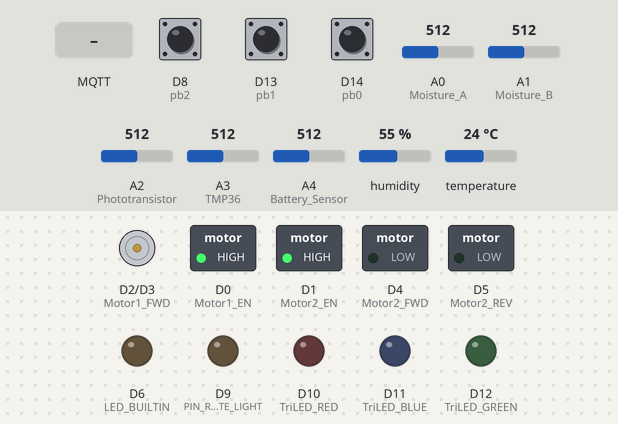
Recording of a sketch running on a simulated Arduino MKR. Shown: motor-driver pin pairs drawn as motors (green arrow = first pin HIGH = forward, orange = second pin HIGH = backward, longer = more drive), switched loads named in the sketch (green lamp = pin HIGH), output pins drawn as LEDs (lit = HIGH). The test bench sets the inputs (shaded band); at power-on: D14 (pb0) HIGH, D13 (pb1) HIGH, D8 (pb2) HIGH, A0 (Moisture_A) = 512, A1 (Moisture_B) = 512, A2 (Phototransistor) = 512, A3 (TMP36) = 512, A4 (Battery_Sensor) = 512, humidity 55 %, temperature 24 °C. WiFi joins after 1.5 s; servers stay silent unless stated; no MQTT or app messages arrive unless stated; not simulated (calls return 0 or success): env.h; names the files do not define were given values by the test bench: AIO_SERVERPORT = 80; what the sketch prints to the serial monitor is not drawn.

Above: at 5.2 s.
5.3 s: MQTT message "1" arrives on the first subscribed topic
At 5.9 s:
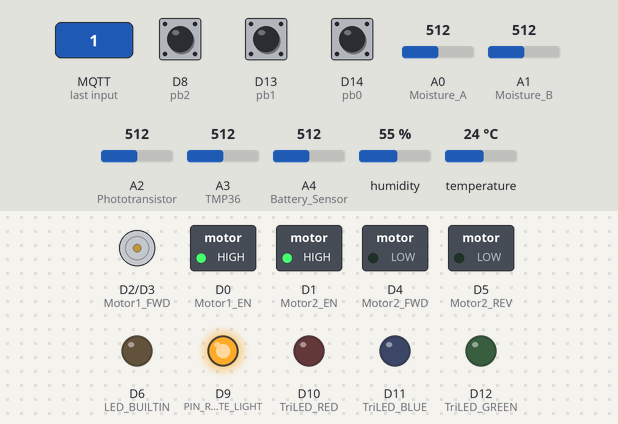
6.8 s: MQTT message "0" arrives on the second subscribed topic
At 7.4 s:
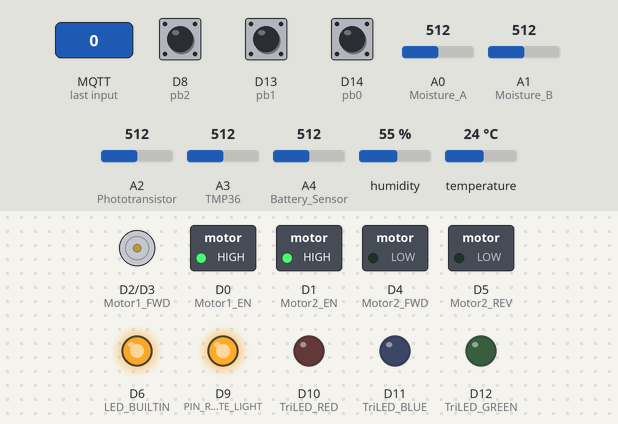
8.3 s: D14 (pb0) pulled LOW for 1 s
At 9.8 s:
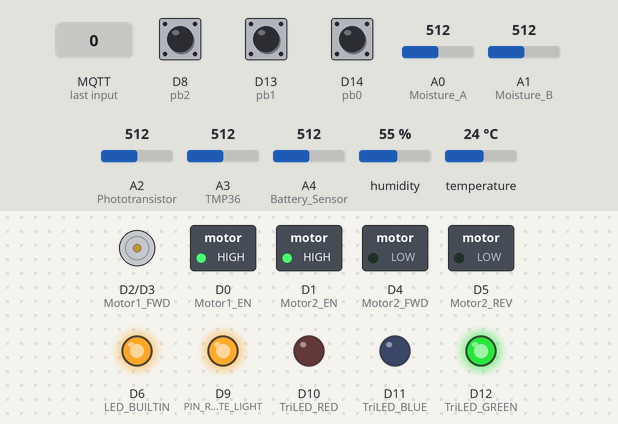
10.8 s: D13 (pb1) pulled LOW for 0.15 s
At 11.5 s:
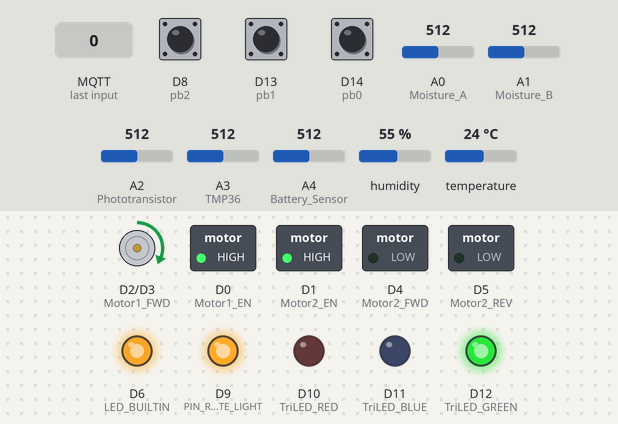
12.5 s: D8 (pb2) pulled LOW for 0.15 s
At 13.9 s:
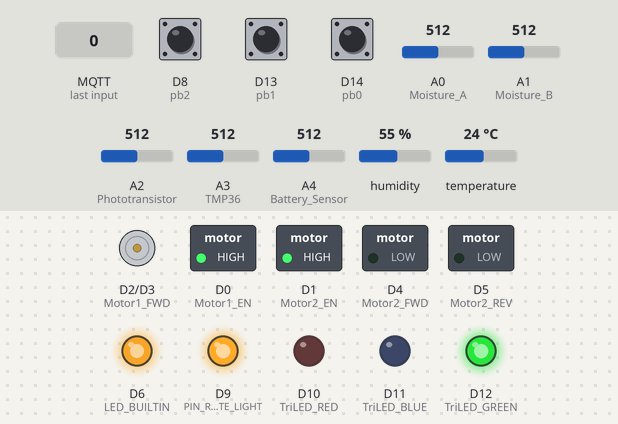
14.2 s: MQTT message "on" arrives on the first subscribed topic
At 15.3 s:
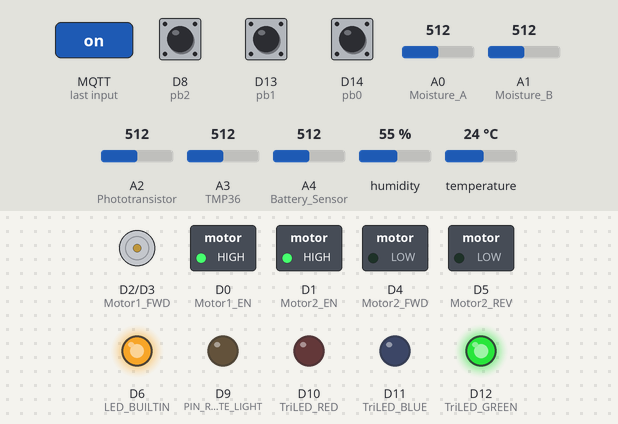
Timing chart, 0 to 16.7 s (numbered marks = the images above; inputs shaded):
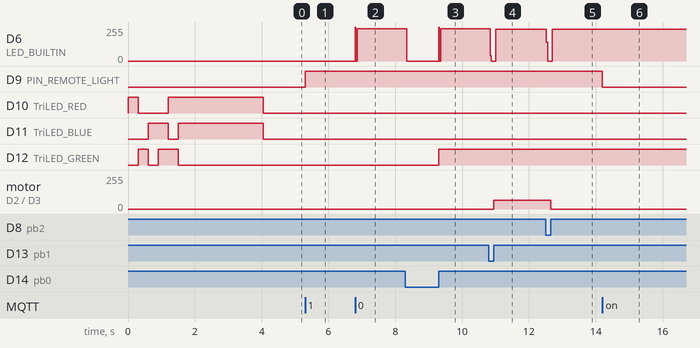

The sketch:

main.ino
```cpp
// External libraries
#include <SPI.h>
#include <WiFi101.h>

#include <MQTT.h>
// https://github.com/256dpi/arduino-mqtt by Joël Gähwiler

#include "DHT.h"
// https://github.com/adafruit/DHT-sensor-library
// https://github.com/adafruit/Adafruit_Sensor

//#include "ArduinoLowPower.h"


#define DHTPIN 7     // what digital pin we're connected to
#define DHTTYPE DHT22   // DHT 22  (AM2302), AM2321
DHT dht(DHTPIN, DHTTYPE);

#define TriLED_RED 10
#define TriLED_GREEN 12
#define TriLED_BLUE 11

#define PIN_REMOTE_LIGHT 9

#define Motor1_EN 0
#define Motor1_FWD 2 // PWM Pin
#define Motor1_REV 3 // PWM Pin

#define Motor2_EN 1
#define Motor2_FWD 4 // PWM Pin
#define Motor2_REV 5 // PWM Pin

// Push Buttons
#define pb0 14
#define pb1 13
#define pb2 8


// TODO: Drive pump
//        https://www.arduino.cc/documents/datasheets/H-bridge_motor_driver.PDF
// TODO: Battery levels as measurements
//        https://github.com/rlogiacco/BatterySense

// https://io.adafruit.com/neozenith/dashboards/bonsai

// Secure credentials
#include "env.h"

WiFiClient net;
MQTTClient client;

long lastConnectionTime = 0;
long lastMeasurement = 0;
int interval = 60000;
int status = WL_IDLE_STATUS;

int motor = 0;
int motorSpeed = 0;
int remotelight = LOW;

void setTriLED(int red, int green, int blue) {
  digitalWrite(TriLED_RED, red);   // R
  digitalWrite(TriLED_GREEN, green); // G
  digitalWrite(TriLED_BLUE, blue);   // B
}

void connectWiFi() {
  Serial.print("Attempting to connect to SSID:");
  Serial.println(ssid);
  while (WiFi.status() != WL_CONNECTED) {
    status = WiFi.begin(ssid, password);

    delay(1000);
  }

  Serial.println("WiFi Connected!");
  Serial.print("SSID: "); Serial.println(WiFi.SSID());
  IPAddress ip = WiFi.localIP();
  Serial.print("IP: ");   Serial.println(ip);
}

void logWifi() {
  long rssi = WiFi.RSSI();
  Serial.print("signal strength (RSSI):");
  Serial.print(rssi);
  Serial.println(" dBm");
}

void connectMQTT() {

  while (WiFi.status() != WL_CONNECTED) {
    Serial.print(".");
    delay(1000);
  }

  Serial.print("\nconnecting...");
  while (!client.connect("Arduino MKR 1000", IO_USERNAME, IO_KEY)) {
    Serial.print(".");
    delay(1000);
  }

  Serial.println("\nconnected!");

  // TODO: Refactor into array of subscriptions
  client.subscribe("neozenith/feeds/bonsai.remotelight");
  client.subscribe("neozenith/feeds/bonsai.measurement-interval");

}

void publishInitialInterval() {

  if (!client.connected()) {
    connectMQTT();
  }
  // On reset publish the reset initial value
  client.publish("neozenith/feeds/bonsai.measurement-interval", String(interval / 1000));
}

void setMotorSpeed(int motor, int speedFwd, int speedRev){
  if (motor == 1){
    digitalWrite(Motor1_EN, HIGH);
    analogWrite(Motor1_FWD, speedFwd);
    analogWrite(Motor1_REV, speedRev);

  }

  if (motor == 2){
    digitalWrite(Motor2_EN, HIGH);
    analogWrite(Motor2_FWD, speedFwd);
    analogWrite(Motor2_REV, speedRev);
  }

}

// the setup function runs once when you press reset or power the board
void setup() {

 //L293D H-Bridge Motor Control Chip
  pinMode(Motor1_EN, OUTPUT); // Motor 1 EN
  pinMode(Motor1_FWD, OUTPUT); // Motor 1 Forward
  pinMode(Motor1_REV, OUTPUT); // Motor 1 Reverse

  pinMode(Motor2_EN, OUTPUT); // Motor 2 EN
  pinMode(Motor2_FWD, OUTPUT); // Motor 2 Forward
  pinMode(Motor2_REV, OUTPUT); // Motor 2 Reverse

  // Ensure motors are stationary as soon as possible.
  setMotorSpeed(1, 0, 0);
  setMotorSpeed(2, 0, 0);

  Serial.begin(115200);
  Serial.println("SETUP");

  // TriLED
  pinMode(TriLED_RED, OUTPUT);
  pinMode(TriLED_GREEN, OUTPUT);
  pinMode(TriLED_BLUE, OUTPUT);

  // Builtin LED
  pinMode(LED_BUILTIN, OUTPUT);

  // Sensors
  // TODO: Convert to declared variable or #define
  pinMode(A0, INPUT); // Moisture A
  pinMode(A1, INPUT); // Moisture B
  pinMode(A2, INPUT); // Phototransistor
  pinMode(A3, INPUT); // TMP36
  pinMode(A4, INPUT); // Battery Sensor

  //DHT22
  pinMode(DHTPIN, INPUT);

  // LED
  pinMode(PIN_REMOTE_LIGHT, OUTPUT);

  // Push buttons
  pinMode(pb0, INPUT_PULLUP);
  pinMode(pb1, INPUT_PULLUP);
  pinMode(pb2, INPUT_PULLUP);


  int pause = 300;
  setTriLED(HIGH, LOW, LOW); // RED
  delay(pause);
  setTriLED(LOW, HIGH, LOW); // GREEN
  delay(pause);
  setTriLED(LOW, LOW, HIGH); // BLUE
  delay(pause);
  setTriLED(LOW, HIGH, HIGH); // AQUA
  delay(pause);
  setTriLED(HIGH, HIGH, LOW); // YELLOW
  delay(pause);
  setTriLED(HIGH, LOW, HIGH);

  // DHT: Digital Humidity and Temperature
  dht.begin();

  Serial.println("Pin setup complete.");

  connectWiFi();

  // MQTT Handler
  client.begin(AIO_SERVER, AIO_SERVERPORT, net);
  client.onMessage(messageReceived);

  publishInitialInterval();

}


float measureTemperature() {
  // ------------------------------------------------------------
  // TEMPERATURE - TMP36
  // http://dlnmh9ip6v2uc.cloudfront.net/datasheets/Sensors/Temp/TMP35_36_37.pdf
  // ------------------------------------------------------------
  // converting that reading to voltage, for 3.3v arduino use 3.3
  float voltage = analogRead(A3) * 3.3;
  voltage /= 1024.0;

  // now print out the temperature
  float temperature = (voltage - 0.5) * 100 - 3.57 ;  //converting from 10 mv per degree wit 500 mV offset
  //to degrees ((voltage - 500mV) times 100)
  return temperature;
}
float measureMoisture(int pin) {
  // ------------------------------------------------------------
  // MOISTURE
  // https://www.dfrobot.com/wiki/index.php/Moisture_Sensor_(SKU:SEN0114)
  // the sensor value description
  // 0  ~300     dry soil
  // 300~700     humid soil
  // 700~950     in water
  // ------------------------------------------------------------
  return analogRead(pin);
}
float measureLight() {
  // ------------------------------------------------------------
  // Ambient Light
  // https://www.arduino.cc/documents/datasheets/HW5P-1.pdf
  // 0.0-1.0: 0-10 Night
  // 1.0-2.3: 10-200 Lit room
  // 2.3-2.5: 200-300 Shady daylight
  // 2.5-3.0: 300-1000 Full Ambient light
  // ------------------------------------------------------------
  float sensorValue;
  int analogValue = analogRead(A2);//connect light sensors to Analog 0
  sensorValue = log10(analogValue);
  return sensorValue;
}
float measureBattery() {
  // ------------------------------------------------------------
  // BATTERY
  // Using 10k + 10k voltage divider on 3.7V LiPo
  // ------------------------------------------------------------
  int analogValue = analogRead(A4);
  float sensorValue = analogValue / 1024.0 * 3.3 * 2.0;
  return sensorValue;
}

void messageReceived(String &topic, String &payload) {
  Serial.println("incoming: " + topic + " - " + payload);
  if (topic == "neozenith/feeds/bonsai.remotelight") {
    mqttHandleRemoteLight(payload);
  }
  if (topic == "neozenith/feeds/bonsai.measurement-interval") {
    mqttHandleMeasurementInterval(payload);
  }

}

void mqttHandleRemoteLight(String& payload) {
  if (payload == "1") {
    remotelight = HIGH;
  } else {
    remotelight = LOW;
  }
}
void mqttHandleMeasurementInterval(String& payload) {
  interval = payload.toInt() * 1000; //ms
}

// the loop function runs over and over again forever
void loop() {

  long timestamp = millis();

  client.loop();

  if (!client.connected()) {
    connectMQTT();
  }

  boolean button0 = digitalRead(pb0);
  if (button0 == LOW) {

    while (button0 == LOW){
      button0 = digitalRead(pb0);
    }
    motor = (motor + 1) % 3;
  }

  boolean button1 = digitalRead(pb1);
  if (button1 == LOW) {

    while (button1 == LOW){
      button1 = digitalRead(pb1);
    }
    motorSpeed = motorSpeed + 64;

    if (motorSpeed > 255) motorSpeed = 255;
  }

  boolean button2 = digitalRead(pb2);
  if (button2 == LOW) {

    while (button2 == LOW){
      button2 = digitalRead(pb2);
    }
    motorSpeed = motorSpeed - 64;

    if (motorSpeed <= 0) motorSpeed = 0;
  }

  digitalWrite(PIN_REMOTE_LIGHT, remotelight);


  if (motor == 1) {
    setTriLED(LOW, HIGH, LOW);
    setMotorSpeed(1, motorSpeed, 0);
    setMotorSpeed(2, 0, 0);
  }
  else if (motor == 2) {
    setTriLED(LOW, LOW, HIGH);
    setMotorSpeed(1, 0, 0);
    setMotorSpeed(2, motorSpeed, 0);
  }
  else {
    setTriLED(LOW, LOW, LOW);
    setMotorSpeed(1, 0, 0);
    setMotorSpeed(2, 0, 0);
  }

  if (timestamp - lastMeasurement > interval) {
    digitalWrite(LED_BUILTIN, HIGH);   // turn the LED on (HIGH is the voltage level)

    float temperature = measureTemperature();
    float moistureA = measureMoisture(A0);
    float moistureB = measureMoisture(A1);
    float ambientlight = measureLight();
    float battery = measureBattery();
    float dht22_h = dht.readHumidity();
    float dht22_t = dht.readTemperature();

    Serial.print("Timestamp:"); Serial.println(timestamp);
    Serial.print("TEMP : ");
    Serial.println(temperature);

    Serial.print("DHT22 Temp: ");
    Serial.println(dht22_t);
    Serial.println(temperature - dht22_t);

    Serial.print("DHT22 Humidity: ");
    Serial.println(dht22_h);

    Serial.print("MOIST: ");
    Serial.println(moistureA);
    Serial.println(moistureB);

    Serial.print("LIGHT: ");
    Serial.println(ambientlight);

    Serial.print("BATTERY: ");
    Serial.println(battery);

    logWifi();

    client.publish("neozenith/feeds/bonsai.temperature", String(temperature));
    client.publish("neozenith/feeds/bonsai.moisturea", String(moistureA));
    client.publish("neozenith/feeds/bonsai.moistureb", String(moistureB));
    if (!isnan(dht22_t)) {
      client.publish("neozenith/feeds/bonsai.dht22-humidity", String(dht22_h));
    }
    if (!isnan(dht22_t)) {
      client.publish("neozenith/feeds/bonsai.dht22-temperature", String(dht22_t));
    }
    client.publish("neozenith/feeds/bonsai.ambientlight", String(ambientlight));
    client.publish("neozenith/feeds/bonsai.calibratebattery", String(battery));


    lastMeasurement = timestamp;
  }

  digitalWrite(LED_BUILTIN, LOW);    // turn the LED off by making the voltage LOW

}
```

Measured:
- after the input at 5.3 s, D9 (PIN_REMOTE_LIGHT): LOW → HIGH at once
- after the input at 6.8 s, D6 (LED_BUILTIN): 0/255 → 243/255 at once
- after the input at 8.3 s, D6 (LED_BUILTIN): 243/255 → 0/255 at once, → 242/255 0.96 s later; D12 (TriLED_GREEN): LOW → HIGH after 1.0 s
- after the input at 10.8 s, D6 (LED_BUILTIN): 242/255 → 0/255 at once, → 240/255 0.16 s later; motor on D2 (Motor1_FWD) / D3 (Motor1_REV): stopped → forward 64/255 after 0.15 s
- after the input at 12.5 s, D6 (LED_BUILTIN): 240/255 → 0/255 at once, → 238/255 0.18 s later; motor on D2 (Motor1_FWD) / D3 (Motor1_REV): forward 64/255 → stopped after 0.15 s
- after the input at 14.2 s, D9 (PIN_REMOTE_LIGHT): HIGH → LOW at once
